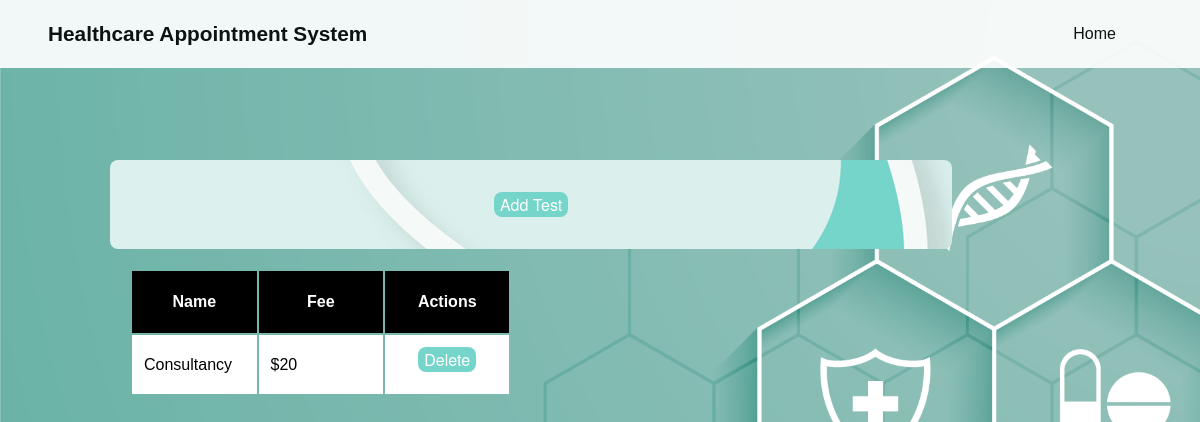
/change_tests.php, run on an earlier commit of the app's database.
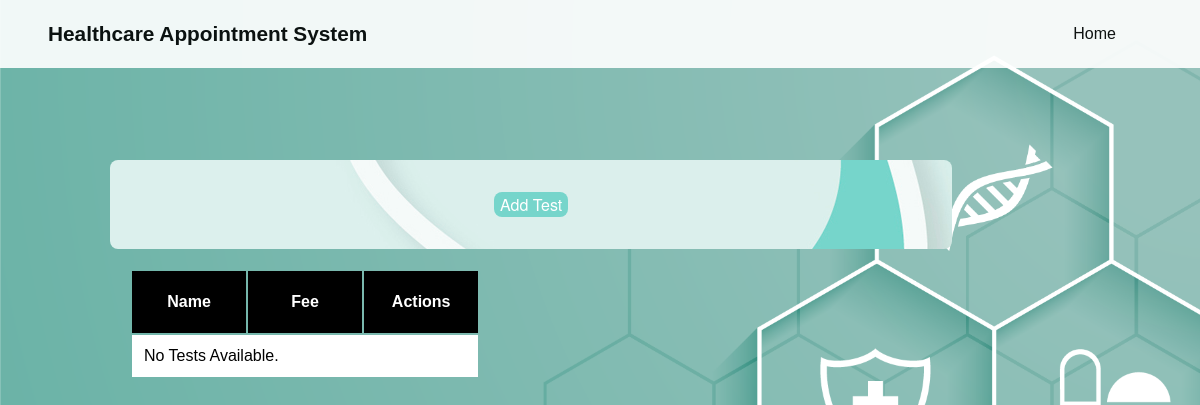
And on a later commit of the database.
### tables this page shows
CREATE TABLE `test` (
  `Name` varchar(40) NOT NULL,
  `Fee` float NOT NULL
);

### change_tests.php (the view, shortened to what this page needs)
<!DOCTYPE html>
<html lang="en">
<head>
    <link rel="stylesheet" href="styles/main_style.css">
    <link rel="stylesheet" href="styles/admin_table.css">
</head>
<body>
    <div class="container">
        <div class="main-content">
            <header class="header-main">
                <div class="wrapper">
                    <section class="logo">
                        <h1 class="header-title">Healthcare Appointment System</h1>
                    </section>
                    <nav class="nav-horizontal" id="topnav">
                        <a href="index.php">Home</a>
                    </nav>
                </div>
            </header>
            <main>
                <div class="wrapbox">
                    <article class="buttongroup">
                        <header>
                            <a href="forms/add_test.php"><button type="button">Add Test</button></a>
                        </header>
                        <div class="table-container">
                            <table class="table">
                                <tr>
                                    <th class="no-select">Name</th>
                                    <th class="no-select">Fee</th>
                                    <th class="no-select">Actions</th>
                                </tr>
                                <?php
                                require_once("php_scripts/connect.php");
                                $sql = "SELECT * FROM test";
                                $result = $conn->query($sql);
                                if ($result->num_rows > 0) {
                                    while ($row = $result->fetch_assoc()) {
                                        echo "<tr>";
                                        echo "<td>" . $row["Name"] . "</td>";
                                        echo "<td>" . '$' . $row["Fee"] . "</td>";
                                        echo "<td>
                                                <form method='POST'>
                                                    <input type='hidden' name='delete' value='" . $row["Name"] . "'>
                                                    <button type='submit'>Delete</button>
                                                </form>
                                            </td>";
                                        echo "</tr>";
                                    }
                                } else {
                                    echo "<tr><td colspan='5'>No Tests Available.</td></tr>";
                                }
                                ?>
                            </table>
                        </div>
                    </article>
                </div>
            </main>
        </div>
    </div>
</body>
</html>

What changed in the data, as far as the page shows it:
removed test: Name "Consultancy", Fee "20"
Also different on the page:
text now shown: "No Tests Available."
